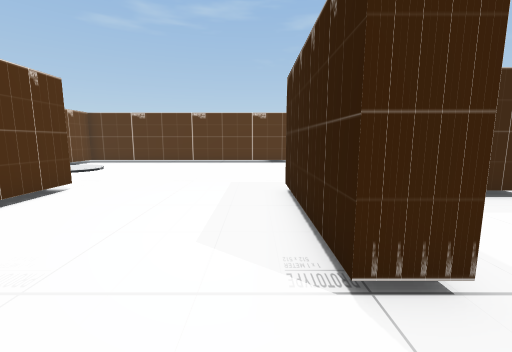
View 1 (above)

22 first-person views from a walk through a scene from a Unity 3-D project. The camera is 1.3 m above the floor, tilts 8° down and sees 90° across. The floor is counted in squares, 1 m on a side. Each view is taken from the middle of a square. On the plan, view 1 faces up. The plan holds only what a view shows up to about 13 squares ahead; the rest is blank.

View 2
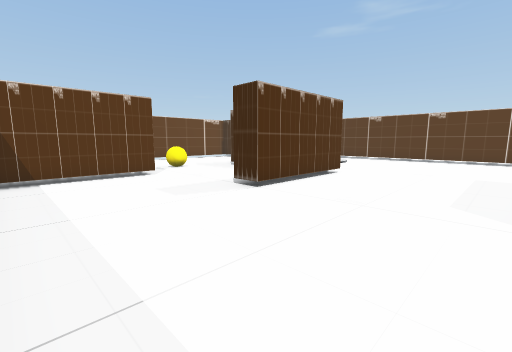

View 3
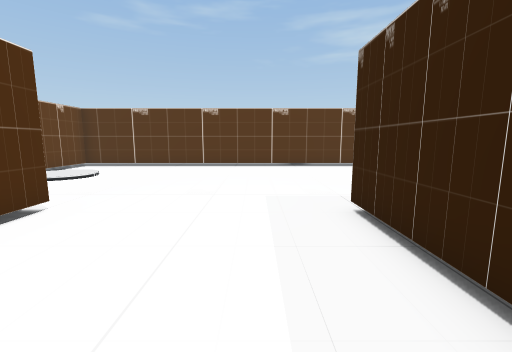

View 4
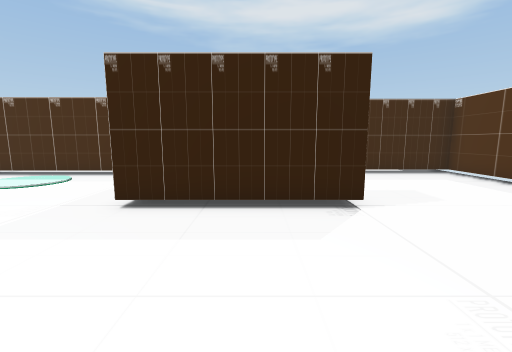

View 5
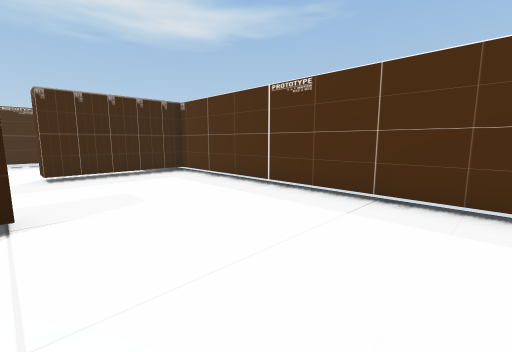

View 6
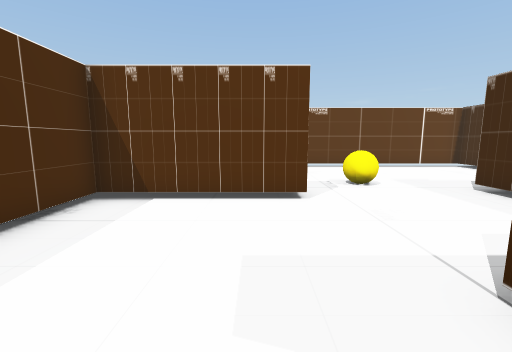

View 7
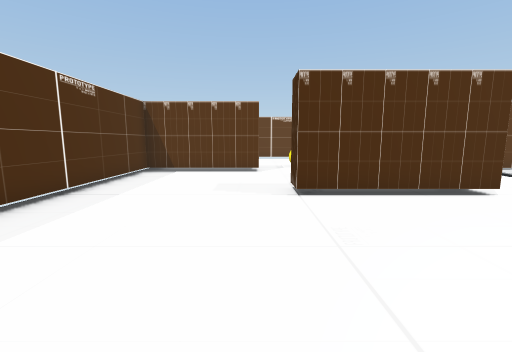

View 8
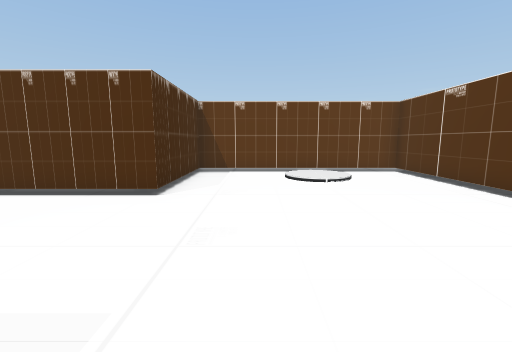

View 9
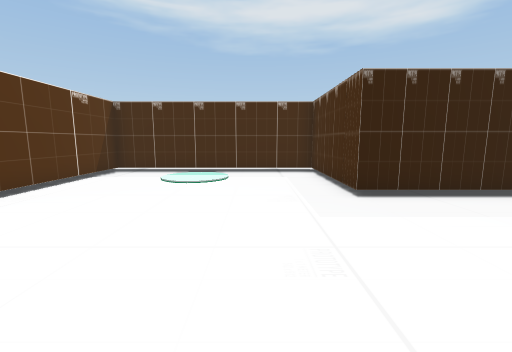

View 10
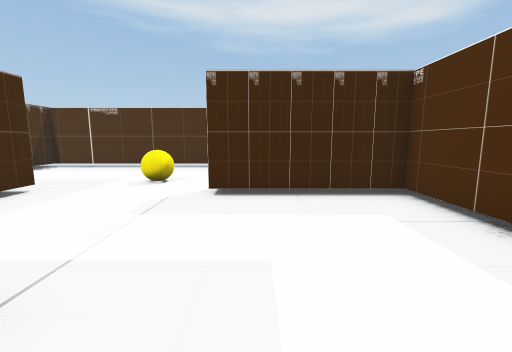

View 11
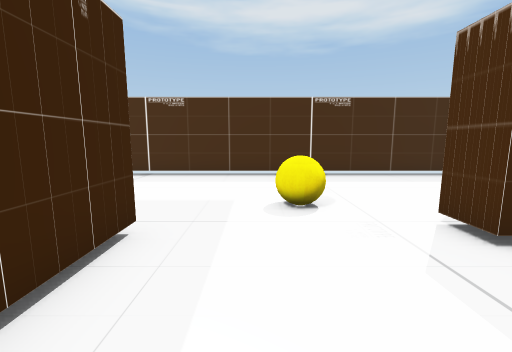

View 12
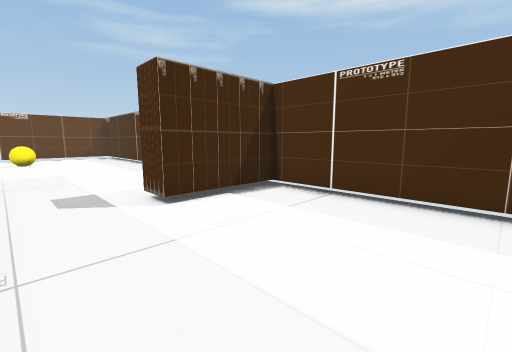

View 13
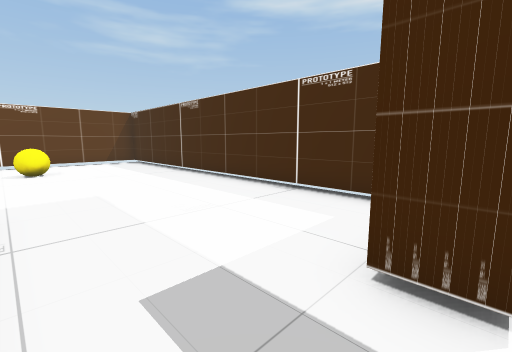

View 14
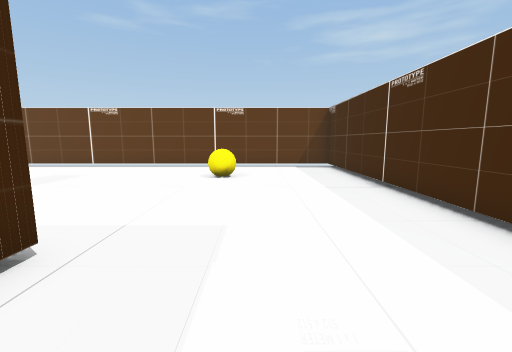

View 15
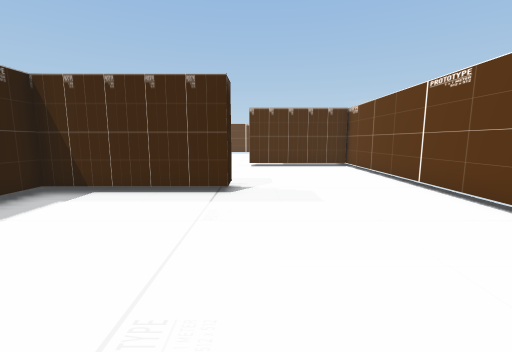

View 16
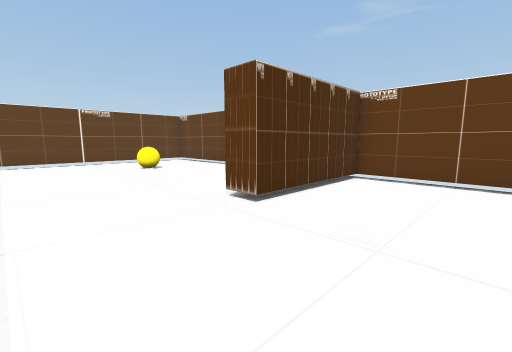

View 17
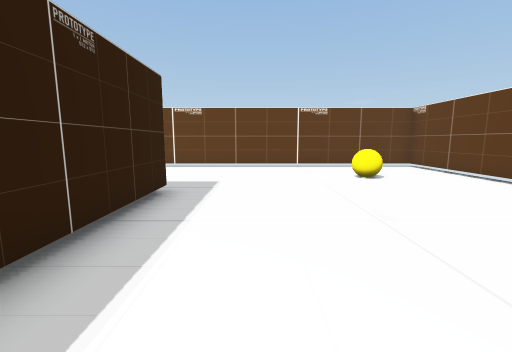

View 18
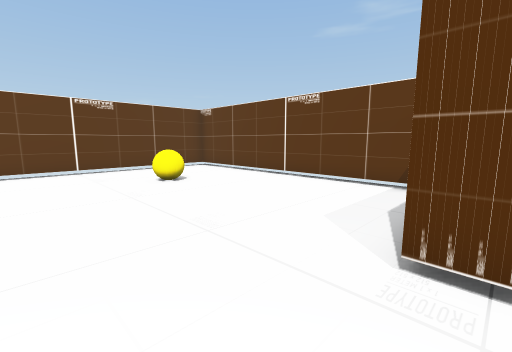

View 19
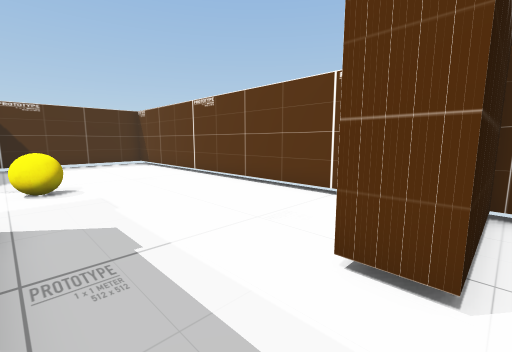

View 20
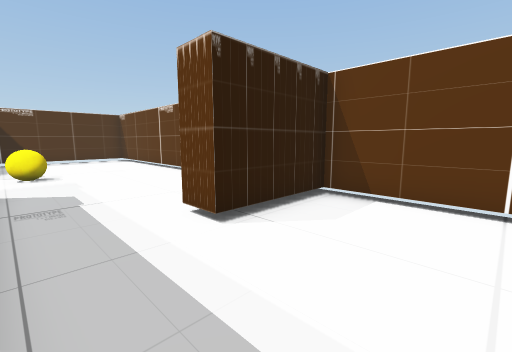

View 21
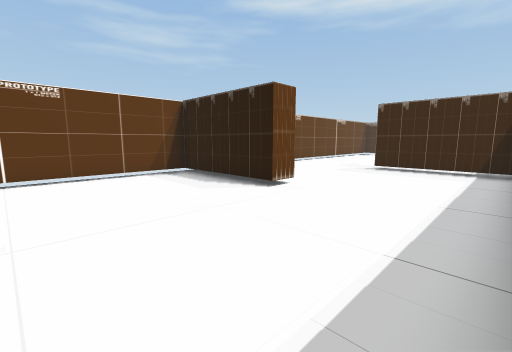

View 22
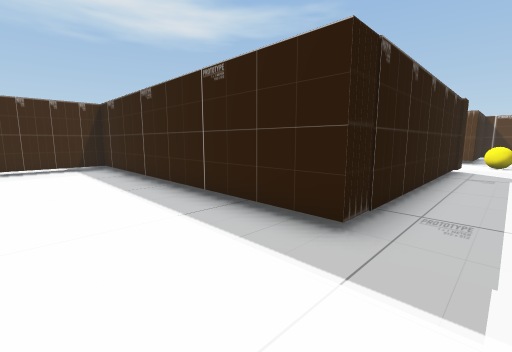

### Floor plan
Points are (right, up) in squares from view 1. A wall is a line through its corners. A room is listed if a view was taken in it or the views show most of it. See-through windows are left out.
Room 1 (views 1, 2, 3, 4, 5, 6, 7, 8, 9, 10)
walls: (1.9, 1.9) (0.8, 1.9) (0.8, 6.7) (5.5, 6.7) (5.5, 14.7) (-9.5, 14.7) (-9.5, 6.7) (-4.9, 6.7) (-4.9, 1.9) (-6, 1.9); (-9.5, 1.1) (-9.5, -3.5) (5.9, -3.5) (5.9, 1.1)
ways out: opening at (-8, 1.3) to room 2; opening at (4, 1.3) to room 2
Room 2 (views 11, 12, 13, 14, 15, 16, 17, 18, 19, 20, 21, 22)
walls: (6.6, 15.8) (6.6, 15.2); (-9.5, 5.7) (-10.5, 5.7) (-10.5, 15.7) (0.8, 15.7) (0.8, 20.3) (1.8, 20.3) (1.8, 15.7) (2.9, 15.7); (6.6, 5.7) (4.5, 5.7); (-15.2, 9.8) (-16.5, 9.8) (-16.5, -2.1); (12.5, 12) (12.5, 25.5) (-4.7, 25.5) (-4.7, 20.7) (-5.7, 20.7) (-5.7, 25.5) (-16.5, 25.5) (-16.5, 10.8) (-13.3, 10.8) (-13.3, 9.8); (5.9, 1.1) (7, 1.1); (-15.1, -3.5) (-11, -3.5); (12.5, -3) (12.5, 9.8) (9.2, 9.8) (9.2, 10.9)
ways out: opening at (-8, 1.3) to room 1; opening at (4, 1.3) to room 1
objects: yellow ball (-13, 22); yellow ball (-12, 3) to (-11, 3); yellow ball (8, 3); yellow ball (8, 22)

Positions as (right, up) in squares from view 1, and headings:
1: (0, 0), facing up
2: (0, -3), facing up-left
3: (-1, 2), facing up
4: (-4, 4), facing right
5: (-4, 2), facing down-right
6: (-4, 0), facing left
7: (1, 1), facing left
8: (1, 9), facing left
9: (-5, 9), facing right
10: (0, 0), facing right
11: (3, 4), facing right
12: (7, 5), facing up-right
13: (7, 10), facing up-right
14: (9, 13), facing up
15: (8, 21), facing left
16: (-1, 17), facing up-left
17: (-4, 18), facing left
18: (-5, 18), facing up-left
19: (-11, 11), facing down-left
20: (-11, 14), facing down-left
21: (-11, 16), facing up-right
22: (-12, 19), facing down-right
